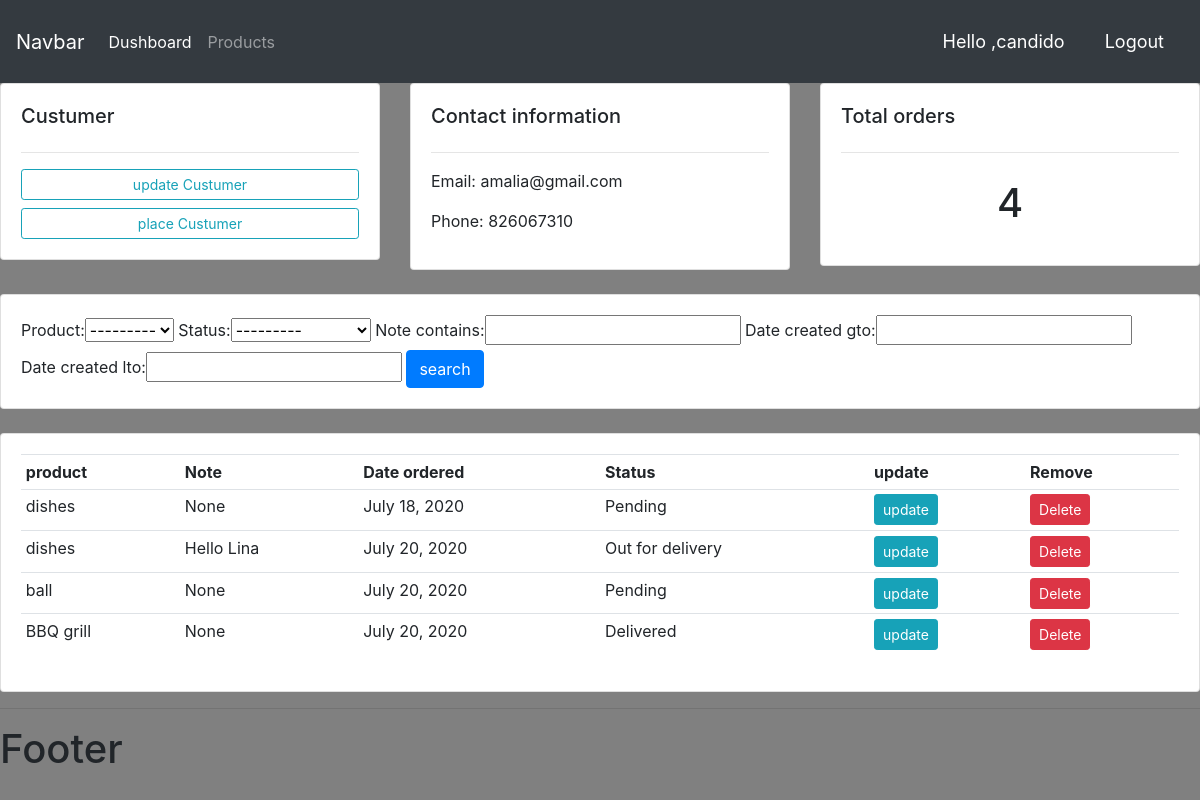
/custumers/1/ (signed in), run on the app's committed database.
### appacounts/models.py (models this page shows, shortened)
class custumer(models.Model):
    user = models.OneToOneField(User, null=True, blank=True, on_delete=models.CASCADE)
    name = models.CharField(max_length=200,null=True)
    phone = models.CharField(max_length=200,null=True)
    email = models.CharField(max_length=200,null=True)
    profile_pic = models.ImageField(default="FB_IMG_15550090934306248.jpg", null=True, blank=True)
    date_ceated = models.DateField(auto_now_add=True,null=True)

class orders(models.Model):
    STATUS = (
            ('Pending', 'Pending'),
            ('Out for delivery','Out for delivery'),
            ('Delivered','Delivered')
        )
    custumer = models.ForeignKey(custumer,null=True,on_delete=models.SET_NULL)
    product = models.ForeignKey(product,null=True,on_delete=models.SET_NULL)
    date_created = models.DateField(auto_now_add=True,null=True)
    status = models.CharField(max_length=200,null=True,choices=STATUS)
    note = models.CharField(max_length=1000, null=True)

class product(models.Model):
    CATEGORY = (
            ('Indoor', 'Indoor'),
            ('Out Door', 'Out Door')
        )
    name = models.CharField(max_length=200,null=True)
    price = models.FloatField(null=True)
    category = models.CharField(max_length=200,null=True,choices=CATEGORY)
    description = models.CharField(max_length=200, null=True,blank=True)
    date_ceated = models.DateField(auto_now_add=True,null=True)
    tag = models.ManyToManyField(Tag)
    def __str__(self):
        return self.name

### appacounts/decorators.py (the view)
        def wrapper_func(request, *args, **kwargs):
            group = None
            if request.user.groups.exists():
                group = request.user.groups.all()[0].name
            if group in allowed_roles:
               return view_func(request, *args, **kwargs)
            else:
                return HttpResponse('you are not allowed to view this page')

### appacounts/views.py (called while the page is built)
@login_required(login_url='login')
@allowed_users(allowed_roles=['admin'])
def custumers(request, pk_test):
     custumers = custumer.objects.get(id=pk_test)
     orders = custumers.orders_set.all()
     order_count = orders.count()
     myFilter = Orderfilter(request.GET, queryset=orders)
     orders = myFilter.qs
     context = {'custumers':custumers,
                 'orders':orders,
                 'order_count':order_count,
                 'myFilter':myFilter,
                 }
     return render(request,'appacounts/custumer.html', context)

### appacounts/templates/appacounts/custumer.html
{% extends 'appacounts/main.html' %}
{% block content %}
<div class="row">
    <div class="col-md">
        <div class="card card-body">
            <h5>Custumer</h5>
            <hr>
            <a href="http://" class="btn btn-outline-info btn-sm btn-block">update Custumer</a>
            <a href="{% url 'create_order' custumers.id %}" class="btn btn-outline-info btn-sm btn-block">place Custumer</a>
        </div>
    </div>
    <div class="col-md">
        <div class="card card-body">
            <h5>Contact information</h5>
            <hr>
            <p>Email: {{ custumers.email }}</p>
            <p>Phone: {{ custumers.phone }}</p>
        </div>
    </div>
    <div class="col-md">
        <div class="card card-body">
            <h5>Total orders</h5>
            <hr>
            <h1 style="text-align: center;padding: 10px;">{{ order_count }}</h1>
        </div>
    </div>
</div>
<br>
<div class="row">
    <div class="col">
        <div class="card card-body">
            <form action="" method="get">
                {{ myFilter.form }}
                <button type="submit" class="btn btn-primary">search</button>
            </form>
        </div>
    </div>
</div>
<br>
<div class="row">
    <div class="col-md">
        <div class="card card-body">
            <table class="table table-sm">
                <tr>
                    <th>product</th>
                    <th>Note</th>
                    <th>Date ordered</th>
                    <th>Status</th>
                    <th>update</th>
                    <th>Remove</th>
                </tr>
                {% for order in orders %}
                        <tr>
                            <td>{{ order.product }}</td>
                            <td>{{ order.note }}</td>
                            <td>{{ order.date_created }}</td>
                            <td>{{ order.status }}</td>
                            <td><a href="{% url 'update_order' order.id %}" class="btn-sm btn btn-info">update</a></td>
                            <td><a href="{% url 'delete_order' order.id %}" class="btn-sm btn btn-danger">Delete</a></td>
                        </tr>
                {% endfor %}
            </table>
        </div>
    </div>
</div>
{% endblock %}

### appacounts/templates/appacounts/navbar.html (shortened to what this page needs)
{% load static %}
<nav class="navbar navbar-expand-lg navbar-dark bg-dark">
    <a class="navbar-brand" href="#">Navbar</a>
    <div class="collapse navbar-collapse" id="navbarNav">
        <ul class="navbar-nav">
            {% if request.user.is_staff %}
            <li class="nav-item active">
                <a class="nav-link" href="{% url 'home' %}">Dushboard</a>
            </li>
            <li class="nav-item">
                <a class="nav-link" href="{% url 'products' %}">Products</a>
            </li>
            {% else %}
             <li class="nav-item">
                 <a href="{% url 'account' %}" class="nav-link">settings</a>
             </li>
            {% endif %}
        </ul>
    </div>
    <span class="hello-message">Hello ,{{ request.user }} </span>
    <span><a class="hello-message" href="{% url 'logout' %}">Logout</a></span>
</nav>

### static/css/main.css (style rules this page uses)
body { background-color: gray; }

### appacounts/templates/appacounts/navbar.html (style rules this page uses)
.hello-message { font-size: 18px; color: white; margin: 20px; }

### data on the page
custumer: email "amalia@gmail.com", phone "826067310"
orders: product "dishes", note "None", date_created "July 18, 2020", status "Pending"
orders: product "dishes", note "Hello Lina", date_created "July 20, 2020", status "Out for delivery"
orders: product "ball", note "None", date_created "July 20, 2020", status "Pending"
orders: product "BBQ grill", note "None", date_created "July 20, 2020", status "Delivered"

### other printed values
{{ request.user }} "candido"
{{ order_count }} "4"
